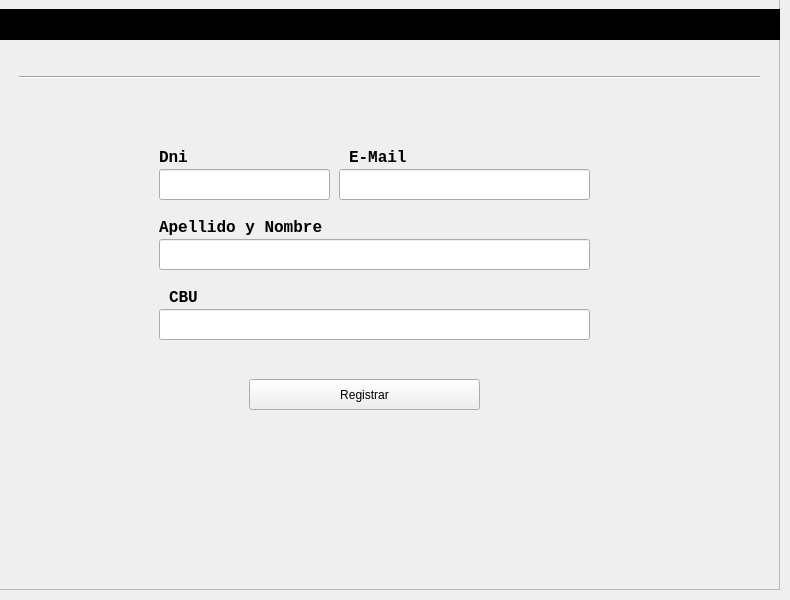
         <widget class="QWidget" name="p_altaafiliados">
          <widget class="QFrame" name="frame_4">
           <property name="geometry">
            <rect>
             <x>-1</x>
             <y>-1</y>
             <width>781</width>
             <height>591</height>
            </rect>
           </property>
           <property name="frameShape">
            <enum>QFrame::StyledPanel</enum>
           </property>
           <property name="frameShadow">
            <enum>QFrame::Raised</enum>
           </property>
           <widget class="Line" name="line_6">
            <property name="geometry">
             <rect>
              <x>20</x>
              <y>70</y>
              <width>741</width>
              <height>16</height>
             </rect>
            </property>
            <property name="orientation">
             <enum>Qt::Horizontal</enum>
            </property>
           </widget>
           <widget class="QLineEdit" name="txt_dnialta">
            <property name="geometry">
             <rect>
              <x>160</x>
              <y>170</y>
              <width>171</width>
              <height>31</height>
             </rect>
            </property>
           </widget>
           <widget class="QLineEdit" name="txt_nombrealta">
            <property name="geometry">
             <rect>
              <x>160</x>
              <y>240</y>
              <width>431</width>
              <height>31</height>
             </rect>
            </property>
           </widget>
           <widget class="QLineEdit" name="txt_cbualta">
            <property name="geometry">
             <rect>
              <x>160</x>
              <y>310</y>
              <width>431</width>
              <height>31</height>
             </rect>
            </property>
            <property name="maxLength">
             <number>22</number>
            </property>
           </widget>
           <widget class="QLabel" name="label_37">
            <property name="geometry">
             <rect>
              <x>160</x>
              <y>150</y>
              <width>68</width>
              <height>17</height>
             </rect>
            </property>
            <property name="font">
             <font>
              <family>Liberation Mono</family>
              <pointsize>12</pointsize>
              <weight>75</weight>
              <bold>true</bold>
             </font>
            </property>
            <property name="text">
             <string>Dni</string>
            </property>
           </widget>
           <widget class="QLabel" name="label_38">
            <property name="geometry">
             <rect>
              <x>160</x>
              <y>220</y>
              <width>171</width>
              <height>17</height>
             </rect>
            </property>
            <property name="font">
             <font>
              <family>Liberation Mono</family>
              <pointsize>12</pointsize>
              <weight>75</weight>
              <bold>true</bold>
             </font>
            </property>
            <property name="text">
             <string>Apellido y Nombre</string>
            </property>
           </widget>
           <widget class="QLabel" name="label_40">
            <property name="geometry">
             <rect>
              <x>170</x>
              <y>290</y>
              <width>171</width>
              <height>17</height>
             </rect>
            </property>
            <property name="font">
             <font>
              <family>Liberation Mono</family>
              <pointsize>12</pointsize>
              <weight>75</weight>
              <bold>true</bold>
             </font>
            </property>
            <property name="text">
             <string>CBU</string>
            </property>
           </widget>
           <widget class="QPushButton" name="btn_registraralta">
            <property name="geometry">
             <rect>
              <x>250</x>
              <y>380</y>
              <width>231</width>
              <height>31</height>
             </rect>
            </property>
            <property name="text">
             <string>Registrar</string>
            </property>
           </widget>
           <widget class="QLabel" name="label_43">
            <property name="geometry">
             <rect>
              <x>350</x>
              <y>150</y>
              <width>171</width>
              <height>17</height>
             </rect>
            </property>
            <property name="font">
             <font>
              <family>Liberation Mono</family>
              <pointsize>12</pointsize>
              <weight>75</weight>
              <bold>true</bold>
             </font>
            </property>
            <property name="text">
             <string>E-Mail</string>
            </property>
           </widget>
           <widget class="QLineEdit" name="txt_emailalta">
            <property name="geometry">
             <rect>
              <x>340</x>
              <y>170</y>
              <width>251</width>
              <height>31</height>
             </rect>
            </property>
           </widget>
           <widget class="QFrame" name="frame_27">
            <property name="geometry">
             <rect>
              <x>0</x>
              <y>10</y>
              <width>781</width>
              <height>31</height>
             </rect>
            </property>
            <property name="styleSheet">
             <string notr="true">background-color:rgb(0, 0, 0)</string>
            </property>
            <property name="frameShape">
             <enum>QFrame::StyledPanel</enum>
            </property>
            <property name="frameShadow">
             <enum>QFrame::Raised</enum>
            </property>
            <widget class="QLabel" name="label_13">
             <property name="geometry">
              <rect>
               <x>10</x>
               <y>7</y>
               <width>191</width>
               <height>17</height>
              </rect>
             </property>
             <property name="font">
              <font>
               <weight>75</weight>
               <bold>true</bold>
              </font>
             </property>
             <property name="text">
              <string>ALTA AFILIADOS CON CBU</string>
             </property>
            </widget>
           </widget>
          </widget>
         </widget>
